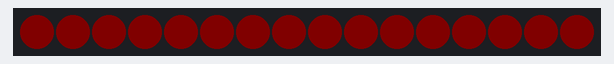
Recording of a program running on a simulated CircuitPython board. On the bench: 16 RGB LEDs in strip order, left to right. Dim RGB values are drawn brighter than linear.

Above: at 0.16 s.
At 10.09 s:
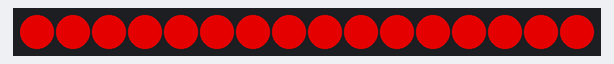
At 19.91 s:
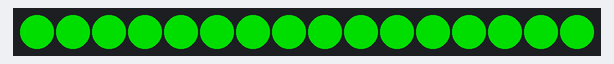
At 30.15 s:
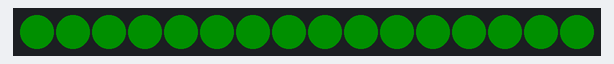
At 31.57 s:
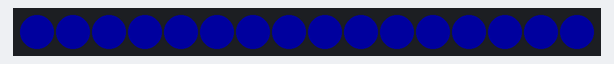
At 39.82 s:
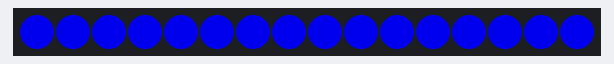

The program:

16.py
```python
import board
import neopixel
import time

pixels = neopixel.NeoPixel(
    board.D18,
    16,
    brightness=1.0,   # keep full, we control brightness manually
    auto_write=False,
    pixel_order=neopixel.GRB
)

# Define 10 colors
colors = [
    (255, 0, 0),      # red
    (0, 255, 0),      # green
    (0, 0, 255),      # blue
    (255, 20, 147),   # pink
    (255, 255, 255),  # white
    (135, 206, 235),  # sky blue
    (255, 165, 0),    # orange
    (128, 0, 128),    # purple
    (255, 255, 0),    # yellow
    (0, 255, 255)     # cyan
]

def fade_in_out(color, steps=150, delay=0.05):
    # Fade in
    for i in range(steps):
        factor = i / steps
        r = int(color[0] * factor)
        g = int(color[1] * factor)
        b = int(color[2] * factor)

        pixels.fill((r, g, b))
        pixels.show()
        time.sleep(delay)

    # Fade out
    for i in range(steps, -1, -1):
        factor = i / steps
        r = int(color[0] * factor)
        g = int(color[1] * factor)
        b = int(color[2] * factor)

        pixels.fill((r, g, b))
        pixels.show()
        time.sleep(delay)

while True:
    for color in colors:
        fade_in_out(color)
```
